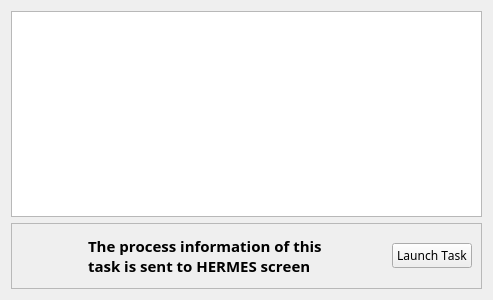
<?xml version="1.0" encoding="UTF-8"?>
<ui version="4.0">
 <class>helpFile</class>
 <widget class="QWidget" name="helpFile">
  <property name="geometry">
   <rect>
    <x>0</x>
    <y>0</y>
    <width>493</width>
    <height>300</height>
   </rect>
  </property>
  <property name="font">
   <font>
    <family>Courier 10 Pitch</family>
    <stylestrategy>PreferAntialias</stylestrategy>
    <kerning>false</kerning>
   </font>
  </property>
  <property name="windowTitle">
   <string>Form</string>
  </property>
  <layout class="QVBoxLayout" name="verticalLayout">
   <item>
    <widget class="QTextBrowser" name="textBrowser">
     <property name="font">
      <font>
       <family>Sans Serif</family>
       <pointsize>10</pointsize>
      </font>
     </property>
    </widget>
   </item>
   <item>
    <widget class="QFrame" name="frame">
     <property name="frameShape">
      <enum>QFrame::StyledPanel</enum>
     </property>
     <property name="frameShadow">
      <enum>QFrame::Raised</enum>
     </property>
     <layout class="QHBoxLayout" name="horizontalLayout">
      <item>
       <spacer name="horizontalSpacer_2">
        <property name="orientation">
         <enum>Qt::Horizontal</enum>
        </property>
        <property name="sizeHint" stdset="0">
         <size>
          <width>40</width>
          <height>20</height>
         </size>
        </property>
       </spacer>
      </item>
      <item>
       <widget class="QLabel" name="label">
        <property name="sizePolicy">
         <sizepolicy hsizetype="Fixed" vsizetype="Maximum">
          <horstretch>0</horstretch>
          <verstretch>0</verstretch>
         </sizepolicy>
        </property>
        <property name="text">
         <string>&lt;!DOCTYPE HTML PUBLIC &quot;-//W3C//DTD HTML 4.0//EN&quot; &quot;http://www.w3.org/TR/REC-html40/strict.dtd&quot;&gt;
&lt;html&gt;&lt;head&gt;&lt;meta name=&quot;qrichtext&quot; content=&quot;1&quot; /&gt;&lt;style type=&quot;text/css&quot;&gt;
p, li { white-space: pre-wrap; }
&lt;/style&gt;&lt;/head&gt;&lt;body style=&quot; font-family:'Courier 10 Pitch'; font-size:12pt; font-weight:400; font-style:normal;&quot;&gt;
&lt;table border=&quot;0&quot; style=&quot; margin-top:0px; margin-bottom:0px; margin-left:0px; margin-right:0px;&quot; cellspacing=&quot;2&quot; cellpadding=&quot;0&quot;&gt;
&lt;tr&gt;
&lt;td&gt;
&lt;p align=&quot;justify&quot; style=&quot; margin-top:0px; margin-bottom:0px; margin-left:0px; margin-right:0px; -qt-block-indent:0; text-indent:0px;&quot;&gt;&lt;img src=&quot;:/help.gif&quot; /&gt;&lt;/p&gt;&lt;/td&gt;
&lt;td&gt;
&lt;p align=&quot;justify&quot; style=&quot; margin-top:0px; margin-bottom:0px; margin-left:0px; margin-right:0px; -qt-block-indent:0; text-indent:0px;&quot;&gt;&lt;span style=&quot; font-size:11pt; font-weight:600;&quot;&gt;The process information of this &lt;br /&gt;task is sent to HERMES screen&lt;/span&gt;&lt;/p&gt;&lt;/td&gt;&lt;/tr&gt;&lt;/table&gt;&lt;/body&gt;&lt;/html&gt;</string>
        </property>
       </widget>
      </item>
      <item>
       <spacer name="horizontalSpacer">
        <property name="orientation">
         <enum>Qt::Horizontal</enum>
        </property>
        <property name="sizeHint" stdset="0">
         <size>
          <width>40</width>
          <height>20</height>
         </size>
        </property>
       </spacer>
      </item>
      <item>
       <widget class="QPushButton" name="launchButton">
        <property name="text">
         <string>Launch Task</string>
        </property>
       </widget>
      </item>
     </layout>
    </widget>
   </item>
  </layout>
 </widget>
 <resources>
  <include location="../resources.qrc"/>
 </resources>
 <connections/>
</ui>
